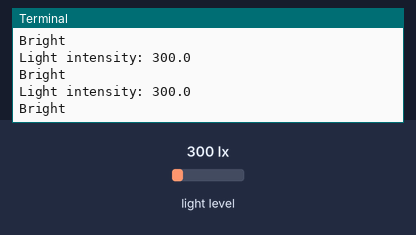
A program run on a simulated Raspberry Pi (BCM pin numbers). Shown: the last lines printed to the terminal. The test bench sets the inputs (shaded band); at power-on: light level 300 lx.

Above: at 4.4 s.
4.5 s: light level set to 500 lx
At 5.8 s:
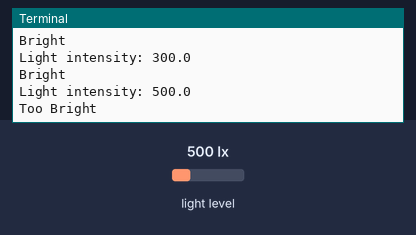
7.5 s: light level set to 479 lx
At 8.8 s:
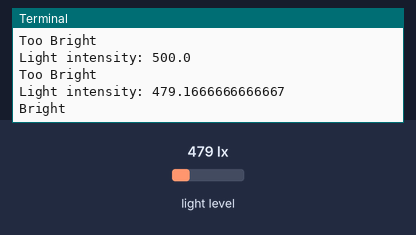
Timing chart, 0 to 10.5 s (numbered marks = the images above; inputs shaded):
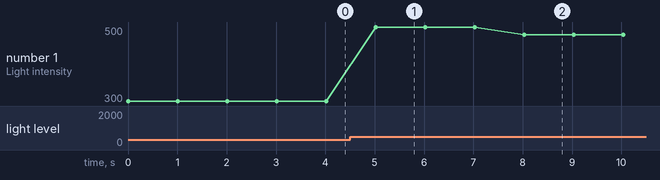

Measured:
- the behaviour switches between 500 and 499 lx on light level (found by bisection; images 1 and 2)
- after the input at 4.5 s, the terminal: prints a new line after 0.52 s (image 1)
- after the input at 7.5 s, the terminal: prints a new line after 0.53 s (image 2)
- plotted number 1: 300 → 500 after the input at 4.5 s, 500 → 479.17 after the input at 7.5 s

The program:

code.py
```python
##add libraries: time and smbus. Time is essentially used for using the sleep function, inorder to put a delay in code
##smbus is used to carry out the I2C communication
import time
import smbus
##sensor's default address is 0x23
SENSOR = 0X23
##one time low res mode has the register address: 0x23
ONE_TIME_LOW_RES_MODE = 0X23
##Creating a new instance of smbus, port is set: 1
bus=smbus.SMBus(1)

##new function named sense is defined
##this function is responsible to retrieve the data at register-one time low res mode, i.e., 0x23, of the sensor attached at 0x23 address; in the I2C communication line.

def sense():
    data = bus.read_i2c_block_data(SENSOR,ONE_TIME_LOW_RES_MODE)
    ##sensor's two bit value is converted into a decimal value using the following formula and then returned
    return ((data[1] + (256*data[0]))/1.2)

##as per the sensor values - the terminal output is changed
##this is an infinite loop
while True:
    light=sense()
    print("Light intensity: " + str(light))
    if(light>=500):
        print("Too Bright")
    elif(200<light<500):
        print("Bright")
    elif(50<light<200):
        print("Medium")
    elif(20<light<50):
        print("Dark")
    else:
        print("Too Dark")
    time.sleep(1)
```
